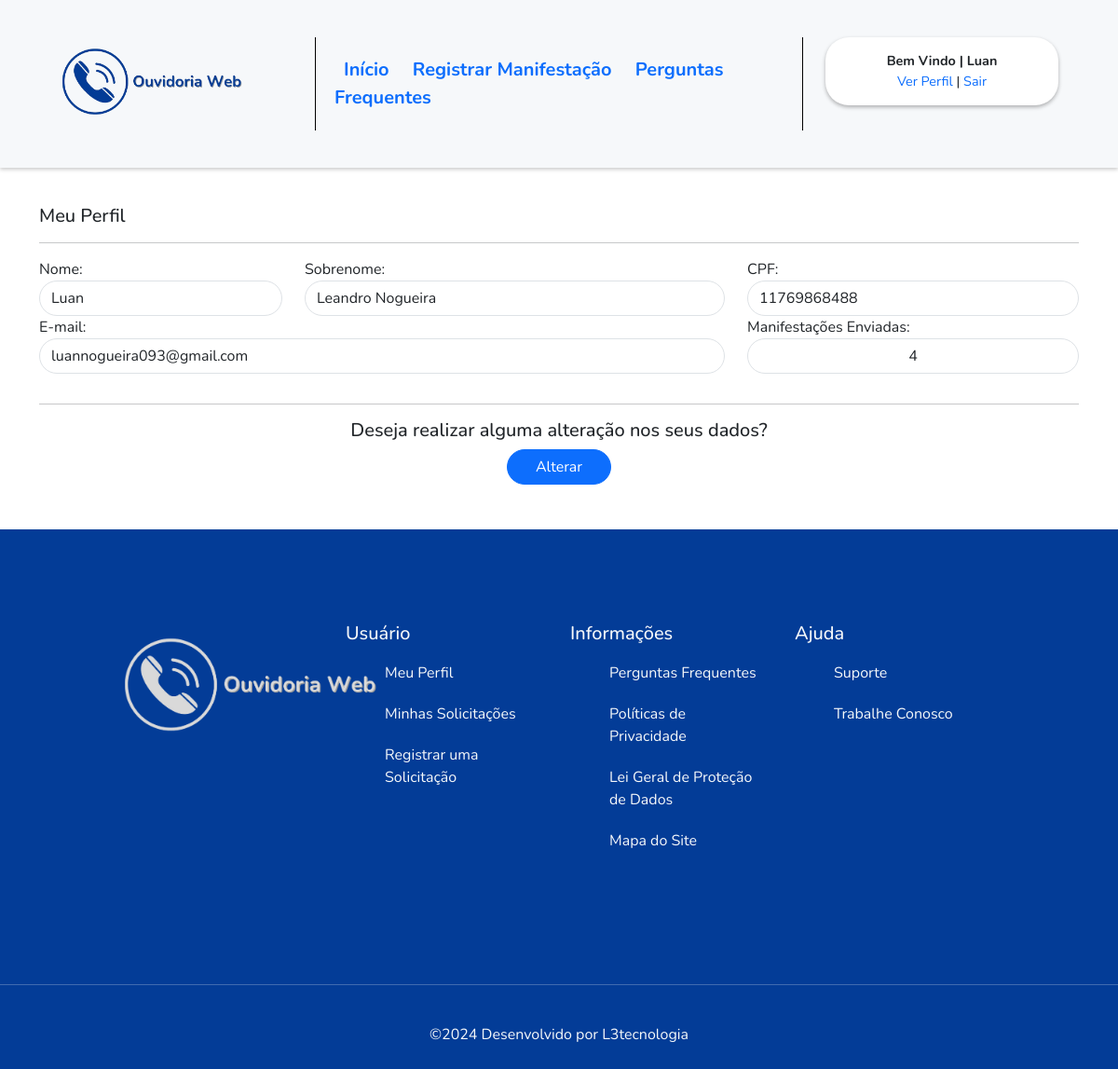
The page /perfil.php (signed in) on the database its author committed.
### tables this page shows
CREATE TABLE `tb_usuario` (
  `id_usuario` int(11) NOT NULL,
  `nome_usuario` varchar(100) NOT NULL,
  `sobrenome_usuario` varchar(200) NOT NULL,
  `cpf_usuario` varchar(15) NOT NULL,
  `email_usuario` varchar(100) NOT NULL,
  `senha_usuario` varchar(250) NOT NULL
);

### provedores/Classes.php (called while the page is built, shortened)
<?php
class Usuario implements usuario_interface
{
    private $conexao;
    public function __construct()
    {
        $this->conexao = new Conexao;
    }
    public function chama_usuario_perfil($id_usuario){
        $query = "SELECT * FROM tb_usuario WHERE id_usuario = :id_usuario LIMIT 1";
        try {
            $conn = $this->conexao->Conectar();
            $stmt = $conn->prepare($query);
            $stmt->bindValue(':id_usuario', $id_usuario);
            $stmt->execute();
            return $r = $stmt->fetch(PDO::FETCH_ASSOC);
        } catch (PDOException $e) {
            throw new Exception('Erro ao consultar CPF: ' . $e->getMessage());
        }
    }
    public function conta_manifestacao_usuario($id_usuario){
        $query = "SELECT * FROM tb_manifestacoes WHERE id_usuario_manifestacao = :id_usuario";
        try {
            $conn = $this->conexao->Conectar();
            $stmt = $conn->prepare($query);
            $stmt->bindValue(':id_usuario', $id_usuario);
            $stmt->execute();
            return $r = $stmt->rowCount();
        } catch (PDOException $e) {
            throw new Exception('Erro ao consultar CPF: ' . $e->getMessage());
        }
    }
}

### perfil.php (the view, shortened to what this page needs)
<?php
require_once 'provedores/Classes.php';
require_once 'controladores/Controller.php';
$usuario = new Usuario;
$dados = $usuario->chama_usuario_perfil($_SESSION['id_usuario']);
$contagem_manifestacao = $usuario->conta_manifestacao_usuario($_SESSION['id_usuario']);
?>
<div class="container mt-4">
    <div class="row">
            <div class="mt-3">
                <h5>Meu Perfil</h5>
                <hr>
            </div>
            <div class="col-xxl-3 col-xl-3 col-lg-3 col-md-12 col-sm-12">
                <label for="nome_usuario">Nome:</label>
                <input class="form-control" readonly type="text" value="<?= $dados['nome_usuario'] ?>" name="nome_usuario" id="nome_usuario">
            </div>
            <div class="col-xxl-5 col-xl-5 col-lg-5 col-md-12 col-sm-12">
                <label for="sobrenome_usuario">Sobrenome:</label>
                <input class="form-control" readonly type="text" value="<?= $dados['sobrenome_usuario'] ?>" name="sobrenome_usuario" id="sobrenome_usuario">
            </div>
            <div class="col-xxl-4 col-xl-4 col-lg-4 col-md-12 col-sm-12">
                <label for="cpf_usuario">CPF:</label>
                <input class="form-control" readonly type="text" value="<?= $dados['cpf_usuario'] ?>" name="cpf_usuario" id="cpf_usuario">
            </div>
            <div class="col-xxl-8 col-xl-8 col-lg-8 col-md-12 col-sm-12">
                <label for="email_usuario">E-mail:</label>
                <input class="form-control" readonly type="text" value="<?= $dados['email_usuario'] ?>" name="email_usuario" id="email_usuario">
            </div>
            <div class="col-xxl-4 col-xl-4 col-lg-4 col-md-12 col-sm-12">
                <label for="contagem_manifestacao">Manifestações Enviadas:</label>
                <input class="form-control text-center" readonly type="text" value="<?= $contagem_manifestacao ?>" name="contagem_manifestacao" id="contagem_manifestacao">
            </div>
            <div class="mt-3 text-center">
                <hr>
                <h5>Deseja realizar alguma alteração nos seus dados?</h5>
                <a href="alterar_perfil.php?id=<?= $_SESSION['id_usuario'] ?>" class="btn1 btn-primary btn">Alterar</a>
            </div>
    </div>
</div>
<?php include_once 'controladores/Footer.php' ?>

### assets/css/style.css (style rules this page uses)
:root { --white: #fff; --backpadrao: #f6f8fa !important; --cor_padrao : #033c97 !important; }
body { font-family: 'Nunito', sans-serif !important; background-color: #fff !important; }
a { text-decoration: none !important; }
.btn1 { border-radius: 40px !important; padding-left: 30px !important; padding-right: 30px !important; }
input[type=text], input[type=email], input[type=password] { border-radius: 20px; }

### rows shown on the page
tb_usuario: nome_usuario "Luan", sobrenome_usuario "Leandro Nogueira", cpf_usuario "11769868488", email_usuario "luannogueira093@gmail.com"

### other values the page prints
$_SESSION['nome_usuario'] "Luan"
